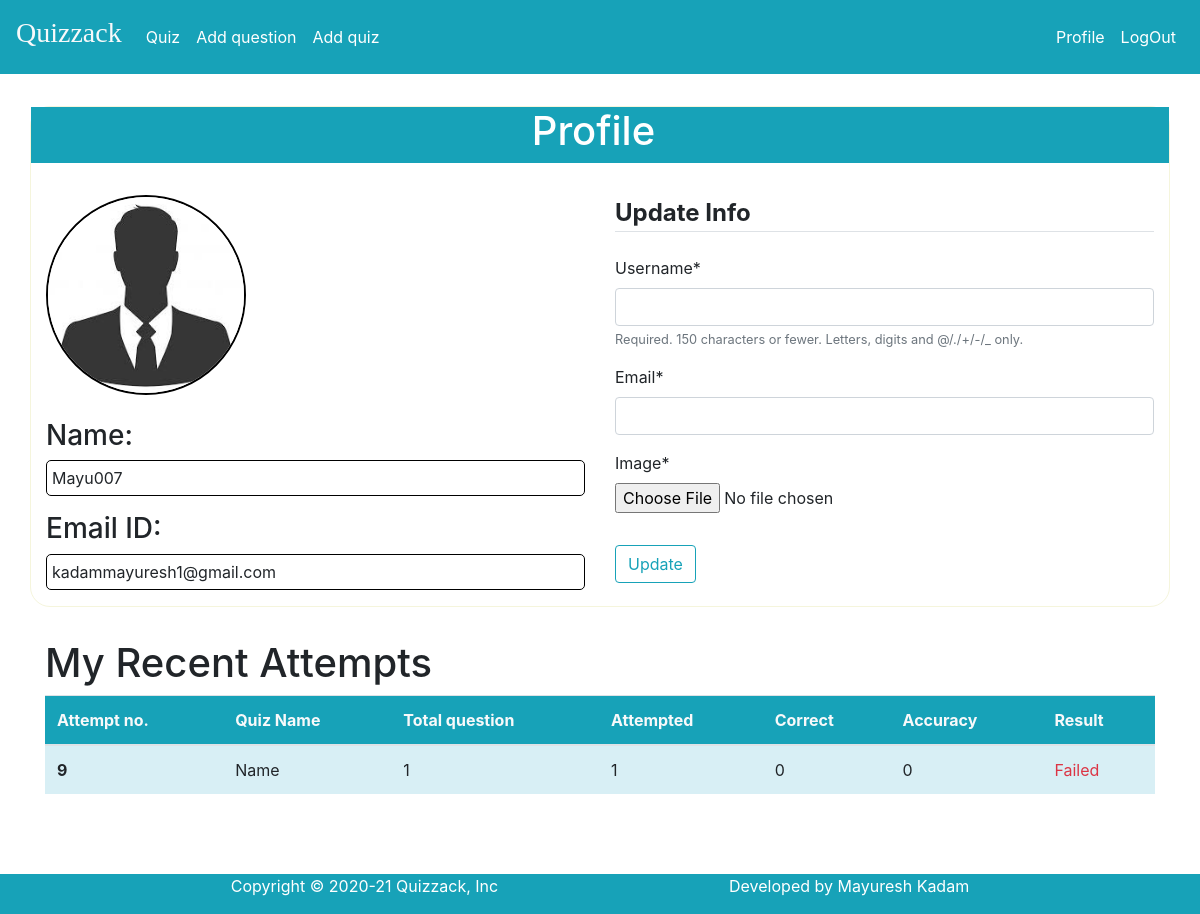
The page /profile/ (signed in) on the database as committed earlier.
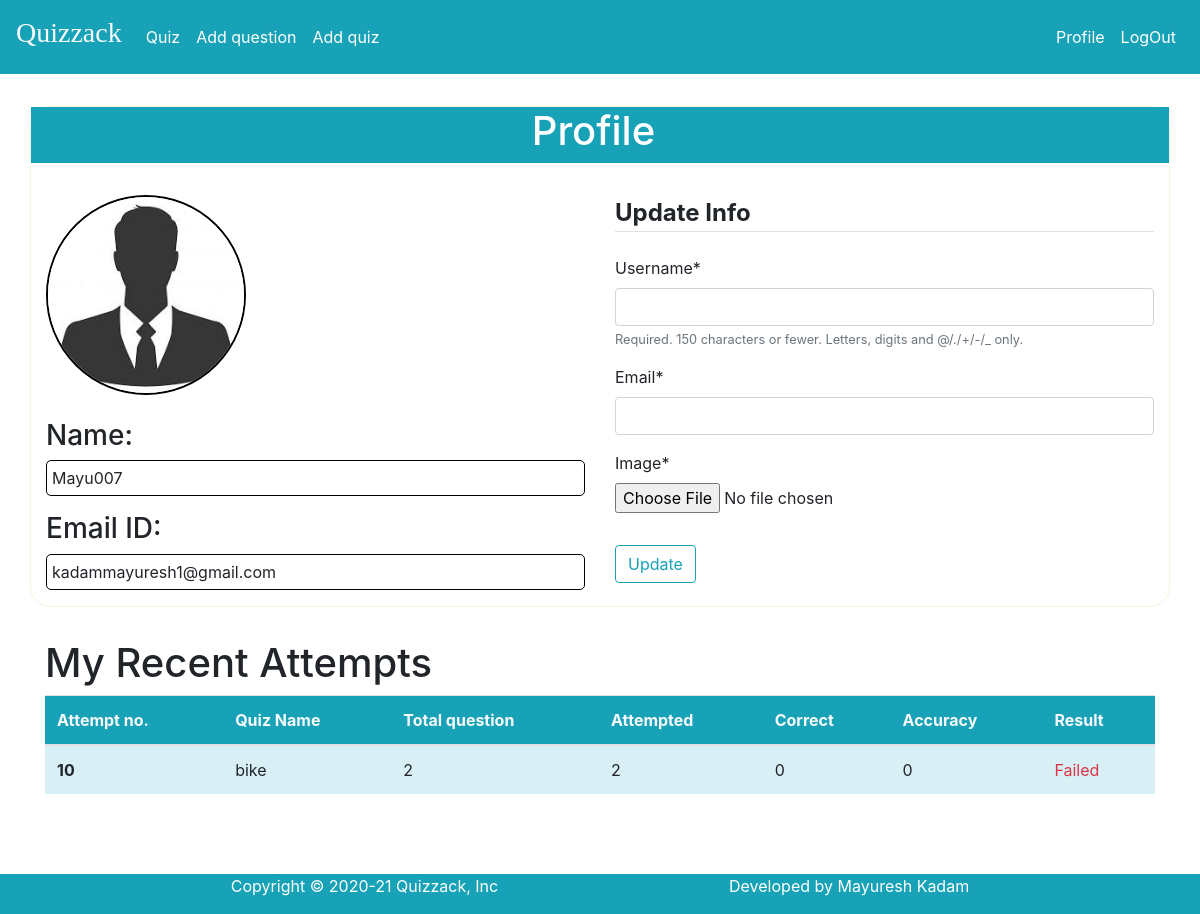
The same page on the database as committed later.
### user/models.py (models this page shows, shortened)
class Profile(models.Model):
	user = models.OneToOneField(User, on_delete=models.CASCADE)
	image = models.ImageField(default='default.jpg', upload_to='profile_pics')

### blog/models.py (models this page shows, shortened)
class Attempts(models.Model):
	attemptId = models.AutoField(primary_key=True)
	q_name = models.CharField(max_length=500, default="",null=True)
	qAttempter = models.CharField(max_length=500, default="",null=True)
	totalQue = models.IntegerField(default= 0 )
	attemptedQue = models.IntegerField(default= 0)
	correct = models.IntegerField(default= 0)
	accuracy = models.IntegerField(default= 0)
	attemptedtime = models.DateTimeField(default=datetime.now())

### user/views.py (the view, shortened to what this page needs)
# urls.py: path('profile/',user_views.profile, name="profile"),
@login_required
def profile(request):
	u_form = UserUpdateForm()
	p_form = ProfileUpdateFrom()
	a=Attempts.objects.filter(qAttempter=request.user).order_by('attemptedtime')
	if(len(a)>5):
		attempts=a[len(a)-5:]
	else:
		attempts=a
	context = {
	'u_form': u_form,
	'p_form':p_form,
	'attempts':attempts,
	'length':len(attempts)
	}
	return render(request,'user/profile.html',context)

### user/forms.py
class UserUpdateForm(forms.ModelForm):
	email = forms.EmailField()
	class Meta:
		model = User
		fields=['username','email']

class ProfileUpdateFrom(forms.ModelForm):
	class Meta:
		model = Profile
		fields = ['image']

### user/templates/user/profile.html (shortened to what this page needs)
{% extends "blog/base.html" %}
{% load crispy_forms_tags %}
{% block content %}
<div class="py-3"></div>
    <div class="content-section container shadow-lg" style="border-radius:20px;border: 1px solid beige;">
      <div class="row bg-info"><h1 style="color:white;margin-left: 44%;">Profile</h1></div>
      <div class="py-3"></div>
      <div class="row">
      <div class="col-sm-6" >
          <div>
         <img class="rounded-circle account-img" src="{{ user.profile.image.url }}" style="width:200px;height:200px;border:2px solid black">
        </div>
        <br>
         <div>
          <h3>Name:</h3>
          <p style="border:1px solid black;border-radius:5px;padding:5px;">{{ user.username }}</p>
          <h3>Email ID:</h3>
          <p style="border:1px solid black;border-radius:5px;padding:5px;">{{ user.email }}</p>
        </div>
         </div>
         <div class="col-sm-6">
      <form method="POST" action="" enctype="multipart/form-data">
          <fieldset class="form-group">
              <legend class="border-bottom mb-4"><b>Update Info</b></legend>
              {{ u_form|crispy }}
              {{ p_form|crispy }}
          </fieldset>
          <div class="form-group">
              <button class="btn btn-outline-info" type="submit">Update</button>
          </div>
      </form>
    </div>
    </div>
    </div>
    <div class="py-3"></div>
    <div class="container" id="Attempt">
        <h1>My Recent Attempts</h1>
        {% ifequal length 0 %}
        <h5>Quiz not attempted yet.</h5>
        {% else %}
        <table class="table">
            <thead class="thead bg-info text-light">
              <tr>
                <th scope="col">Attempt no.</th>
                <th scope="col">Quiz Name</th>
                <th scope="col">Total question</th>
                <th scope="col">Attempted</th>
                <th scope="col">Correct</th>
                <th scope="col">Accuracy</th>
                <th scope="col">Result</th>
              </tr>
            </thead>
            <tbody >
                {% for i in attempts%}
                {% if i.accuracy >= 50.0 %}
                <tr style="background-color: rgb(216, 239, 245)">
                    <th scope="row">{{i.attemptId}}</th>
                    <td>{{i.q_name}}</td>
                    <td>{{i.totalQue}}</td>
                    <td>{{i.attemptedQue}}</td>
                    <td>{{i.correct}}</td>
                    <td>{{i.accuracy}}</td>
                    <td class="text-success">Passed</td>
                  </tr>
                  {% else %}
                  <tr style="background-color: rgb(216, 239, 245)">
                    <th scope="row">{{i.attemptId}}</th>
                    <td>{{i.q_name}}</td>
                    <td>{{i.totalQue}}</td>
                    <td>{{i.attemptedQue}}</td>
                    <td>{{i.correct}}</td>
                    <td>{{i.accuracy}}</td>
                    <td class="text-danger">Failed</td>
                  </tr>
                  {% endif  %}
                {% endfor %}
            </tbody>
          </table>
          {% endifequal %}
    </div>
    <div class="py-3"></div>
{% endblock content %}

### blog/Templates/blog/base.html (shortened to what this page needs)
	{% load static %}
  <!DOCTYPE html>
	<html>
	<head>
    <link rel="stylesheet" href="https://maxcdn.bootstrapcdn.com/bootstrap/4.0.0/css/bootstrap.min.css">
		<link rel="stylesheet" type="text/css" href="{% static 'blog/main2.css' %}">
	</head>
  <body>
    <nav class="navbar navbar-expand-sm navbar-dark bg-info sticky-top">
      <div>
      <h3><a class="navbar-nav nav-link text-light" style="font-family:Dancing Script" href="{% url 'blog.home'%}">Quizzack<span class="sr-only">(current)</span></a></h3>
    </div>
      <div class="collapse navbar-collapse" id="navbarSupportedContent">
        <ul class="navbar-nav mr-auto mt-2 mt-lg-0">
          {% if user.is_authenticated %}
          <li class="nav-item active">
            <a class="nav-link" href="{% url 'blog.quiz_catlog'%}">Quiz</a>
          </li>
          <li class="nav-item active">
            <a class="nav-link" href="{% url 'blog.questionUpload'%}">Add question</a>
          </li>
          <li class="nav-item active">
            <a class="nav-link" href="{% url 'blog.quiz_upload_cat'%}">Add quiz</a>
          </li>
          {% endif %}
        </ul>
        <ul class="navbar-nav ml-auto my-2 my-lg-0">
        {% if user.is_authenticated %}
        <li class="nav-item active">
          <a href="{% url 'profile' %}" class="nav-link" rel="stylesheet">Profile</a>
        </li>
          <li class="nav-item active">
          <a href="{% url 'logout' %}" class="nav-link" rel="stylesheet">LogOut</a>
        </li>
        {% endif %}
      </ul>
    </div>
    </nav>
	<div class="col-sm-12">
		{% block content %}
		{% endblock %}
  </div>
  <div class="py-3"></div>
  <div class="col-sm-12" style="bottom:0;">
    <footer class="bg-info row" style="justify-content: space-evenly;">
      <p  style="color:white;"> Copyright © 2020-21 Quizzack, Inc </p>
      <p  style="color:white;"> Developed by Mayuresh Kadam </p>
      </footer>
  </div>
  </body>
	</html>

Rows that differ between the two databases and show on the page:
removed Attempts: attemptId "9", q_name "Name", totalQue "1", attemptedQue "1", correct "0", accuracy "0"
added Attempts: attemptId "10", q_name "bike", totalQue "2", attemptedQue "2", correct "0", accuracy "0"
